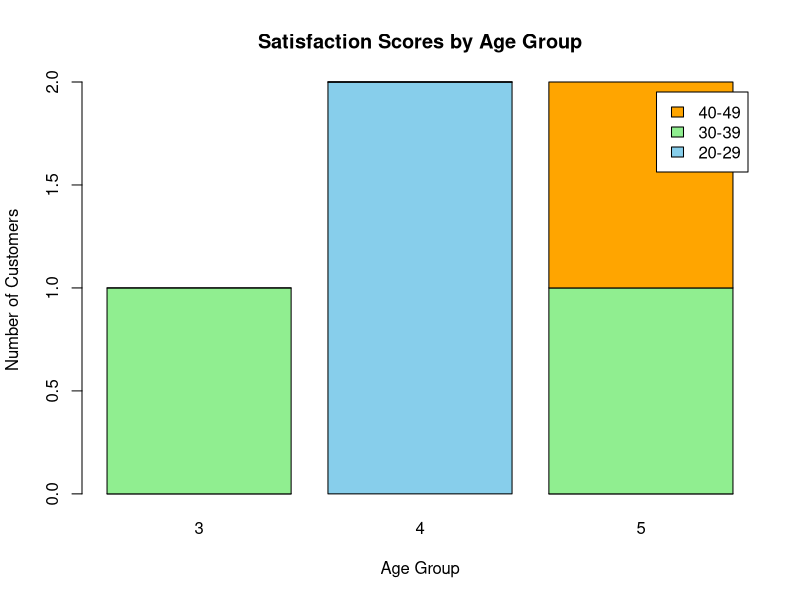

This chart was generated by the following R code:
# Dataset
age <- c(25, 30, 35, 28, 40)
satisfaction <- c(4, 5, 3, 4, 5)

# Create age groups
age_group <- cut(age,
                 breaks = c(20, 29, 39, 49),
                 labels = c("20-29", "30-39", "40-49"))

# Create table
data <- table(age_group, satisfaction)

# Stacked Bar Chart
barplot(data,
        beside = FALSE,
        main = "Satisfaction Scores by Age Group",
        xlab = "Age Group",
        ylab = "Number of Customers",
        col = c("skyblue", "lightgreen", "orange"),
        legend.text = TRUE)
